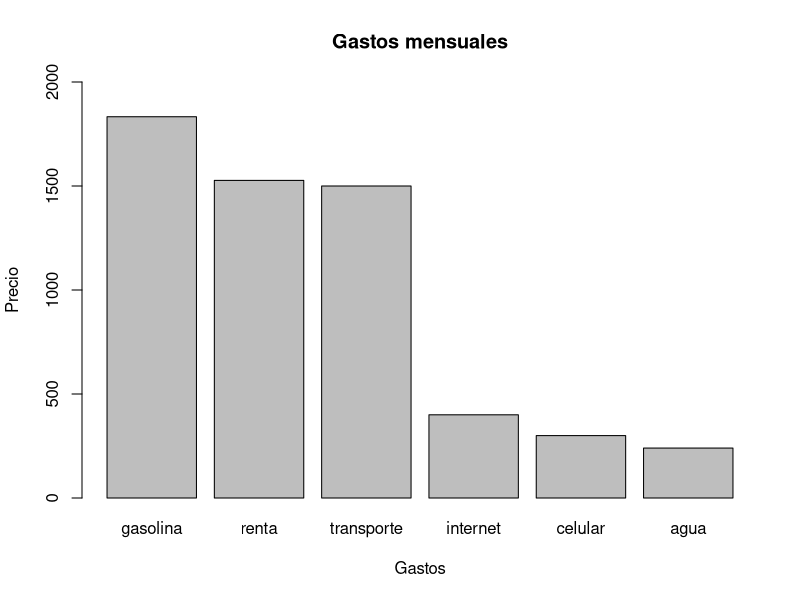

Generate this figure with R:
#Laboratorio 1
#Alejandra Elizondo Trejo
#1847945
#20/08/2024


#Gastos totales
300+240+1527+400+1500+1833
celular<- 300
transporte<- 1500
agua<- 240
renta<- 1527
internet<- 400
gasolina<- 1833

#Crea un objeto con con la suma total de los gastos mensuales
gastostotales<-c (celular+transporte+agua+renta+internet+gasolina)

#¿Cuánto gastaría en 5 meses?
gastostotales*5

 #¿Cúanto gastaría en un año escolar?
gastostotales*10

#AUTOEVALUACIÓN
gastos<- c(celular, transporte, agua, renta, internet, gasolina)
categorías<- c("gasolina", "renta", "transporte","internet","celular", "agua")

#creación de gráfico                                                                                    
#Aquí se crea la orden de cómo queremos que se ordenen los datos
ordenado<- sort(gastos, decreasing=T)


#Aquí se crea las ordenes para el gráfico
barplot(ylim= c(0,2000), ordenado, #orden que mostrará la gráfica, decreciente
    #rango del eje y
        names.arg= categorías,
        xlab= "Gastos",                                    
        ylab= "Precio",
        main= "Gastos mensuales")
 
